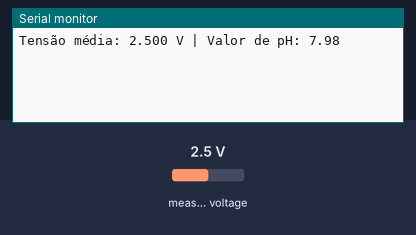
The program below on a simulated ESP32. Shown: the last lines printed to the serial monitor. Inputs (shaded band) come from the test bench; at power-on: measured voltage 2.5 V.

Above: at 1.2 s.
1.3 s: measured voltage set to 0.1 V
At 2.6 s:
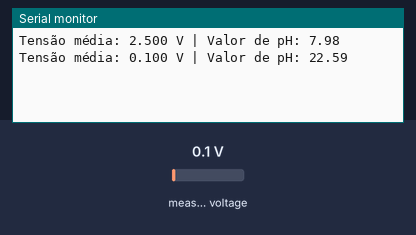
2.8 s: measured voltage set to 1.2 V
At 4.3 s:
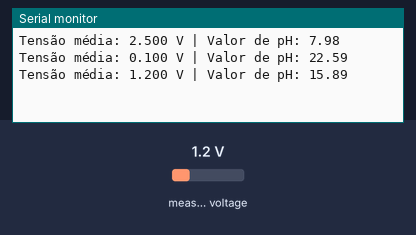
Timing chart, 0 to 5.8 s (numbered marks = the images above; inputs shaded):
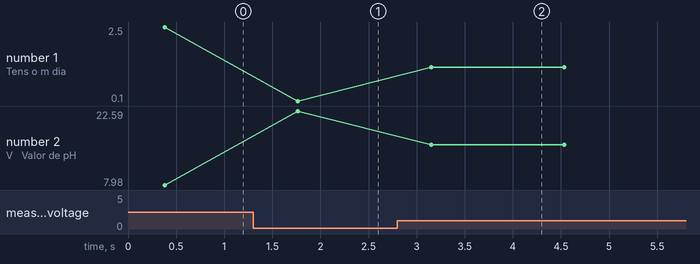

The program:

main.cpp
```cpp
#include<Arduino.h>

#include <Wire.h>
#include <Adafruit_ADS1X15.h>
Adafruit_ADS1115 ads;  // para o ADS1115 de 16 bits


//22
float buffer[10];
float calibration_value = 23.2; // ajuste do ponto neutro (pH 7)
float ph_act = 0.0;

void setup() {
  Serial.begin(115200);
  Wire.begin();

  if (!ads.begin()) {
    Serial.println("Erro ao inicializar o ADS1115!");
    while (1);
  }

  // GAIN_TWOTHIRDS: faixa ±6.144V (compatível com saída AO do pH-4502C)
  ads.setGain(GAIN_TWOTHIRDS);
}

void loop() {
  float avg_voltage = 0.0;

  // Ler 10 amostras reais
  for (int i = 0; i < 10; i++) {
    int16_t adc = ads.readADC_SingleEnded(0);      // ler canal AIN0
    buffer[i] = ads.computeVolts(adc);           // converter para volts
    delay(30);
  }

  // Ordenar o buffer (bubble sort)
  for (int i = 0; i < 9; i++) {
    for (int j = i + 1; j < 10; j++) {
      if (buffer[i] > buffer[j]) {
        float temp = buffer[i];
        buffer[i] = buffer[j];
        buffer[j] = temp;
      }
    }
  }

  // Calcular média descartando os 2 menores e 2 maiores
  for (int i = 2; i < 8; i++) {
    avg_voltage += buffer[i];
  }
  avg_voltage /= 6.0;

  // Converter para pH usando fórmula calibrada
  //ph_act = -5.70 * avg_voltage + calibration_value;
  ph_act = -6.09 * avg_voltage + calibration_value;
  // Mostrar resultados
  Serial.print("Tensão média: ");
  Serial.print(avg_voltage, 3);
  Serial.print(" V | Valor de pH: ");
  Serial.println(ph_act, 2);

  delay(1000); // espera 1 segundo antes da próxima leitura
}
```

Measured:
- after the input at 1.3 s, the serial monitor: prints a new line after 0.47 s (image 1)
- after the input at 2.8 s, the serial monitor: prints a new line after 0.35 s (image 2)
- plotted number 1: 2.5 → 0.1 after the input at 1.3 s, 0.1 → 1.2 after the input at 2.8 s
- plotted number 2: 7.98 → 22.59 after the input at 1.3 s, 22.59 → 15.89 after the input at 2.8 s
